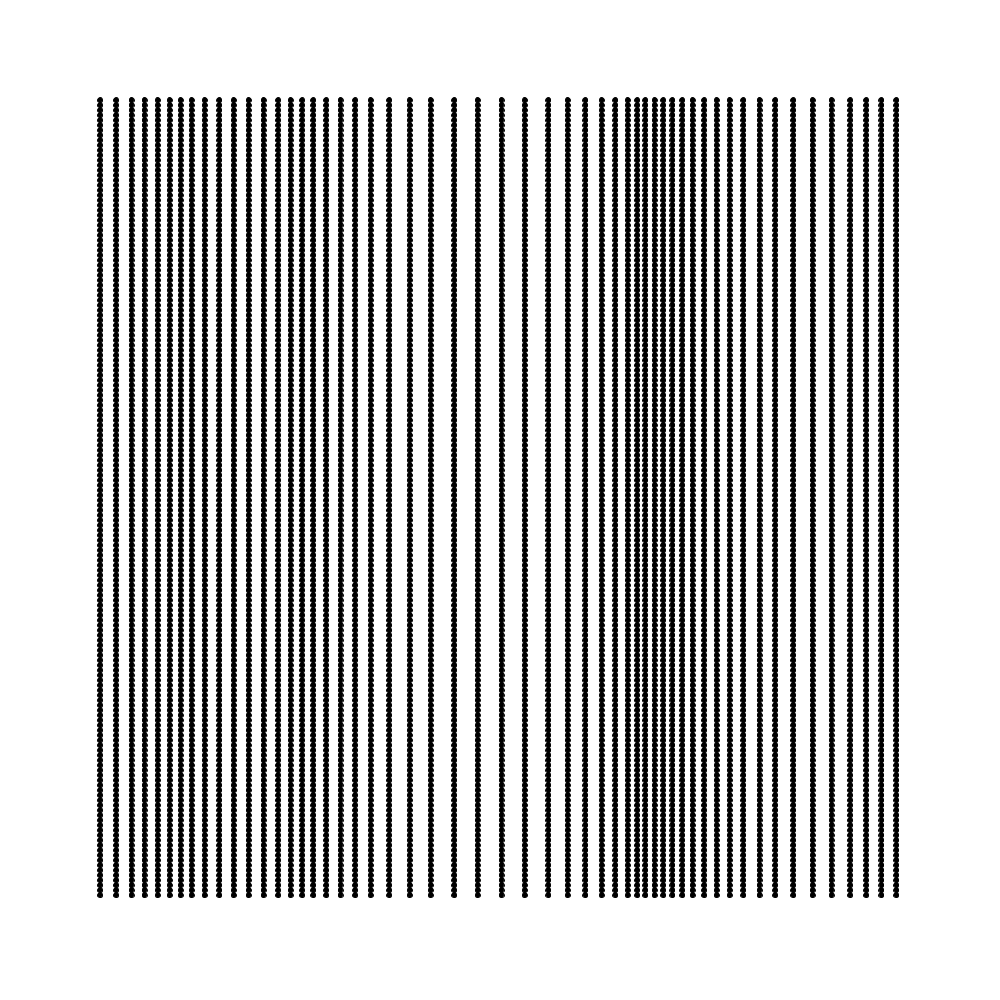
Frame 1 (no input)
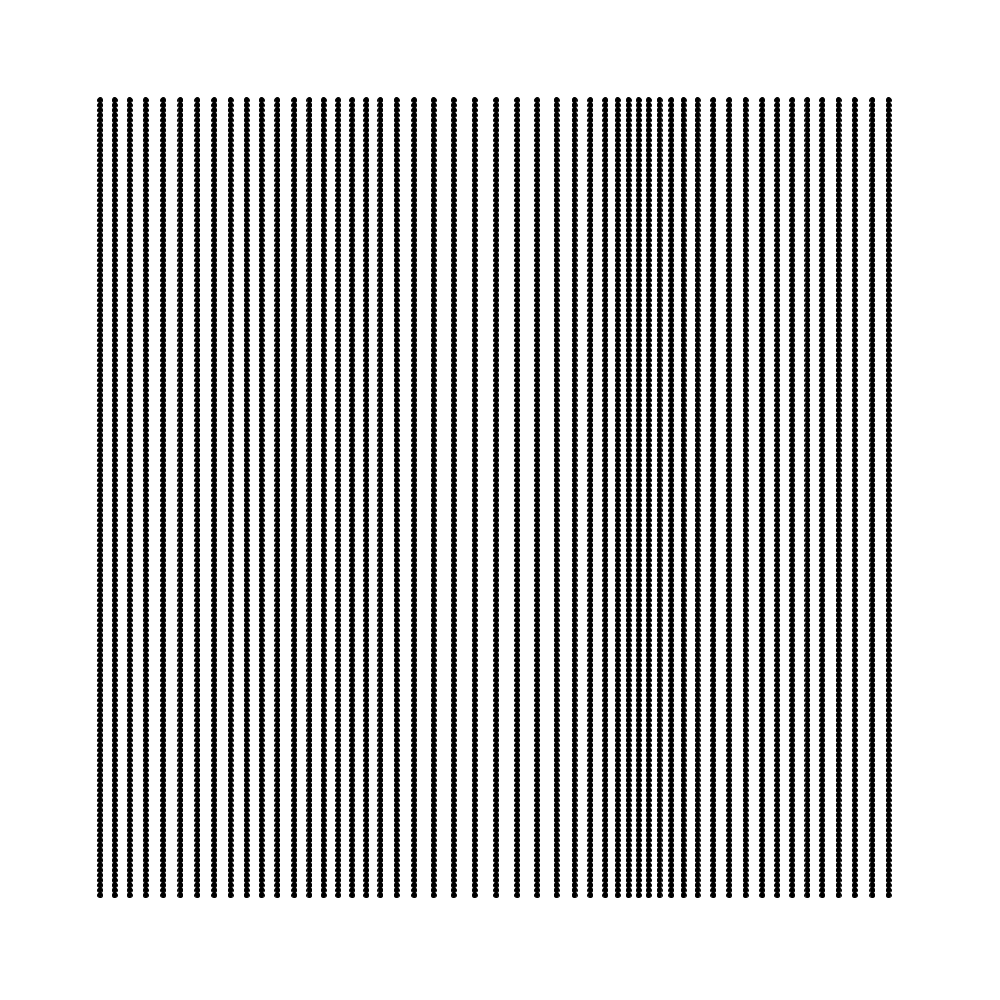
Frame 60 (the mouse pressed at the canvas centre just before this capture)
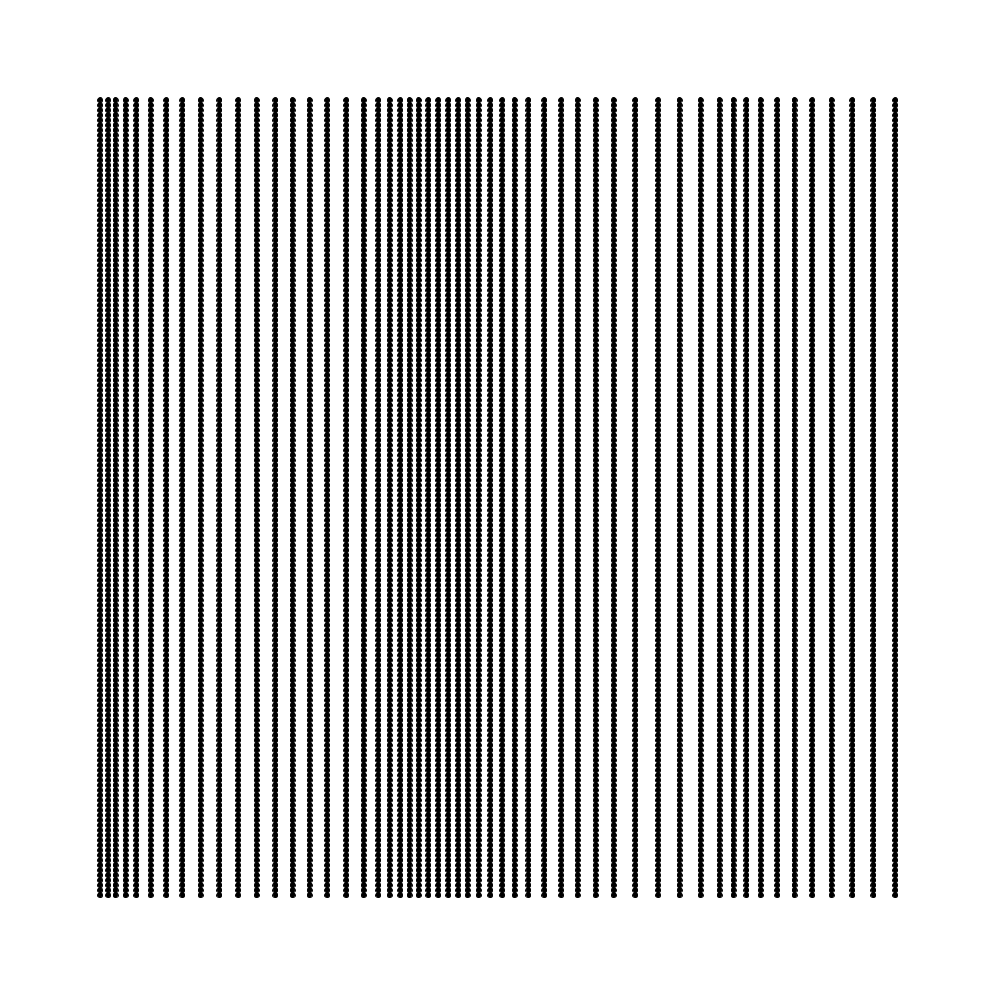
Frame 120 (the mouse held since frame 60 and released just before this capture)

The Processing sketch that drew these frames (run headless with seeded random() and noise(); from frame 60 on, the mouse is pressed at the canvas centre):

// Processing sketch: ofLinhasVerticaisOp
// ── ofLinhasVerticaisOp.pde
float a;

void setup() {
  size(1000,1000);
  frameRate(15);
  fill(0);
}

void draw(){
  background(255);
   //a += .1;
  for(float i = 100; i < height-100;  i += noise(a)*30){
     a += random(0,.2);
   for(int j = 100; j < width-100; j+= 5){
     float h = i+a;
     if(h>height){ h=0;}
    //ellipse( j+(cos(i+a)*200), i+a ,.01 ,.01 );
    ellipse(i, j, 5, 5);
   }
  }
}
